Frame 1 (no input): blank canvas, image omitted
Frame 60 (the mouse pressed at the canvas centre just before this capture): blank canvas, image omitted
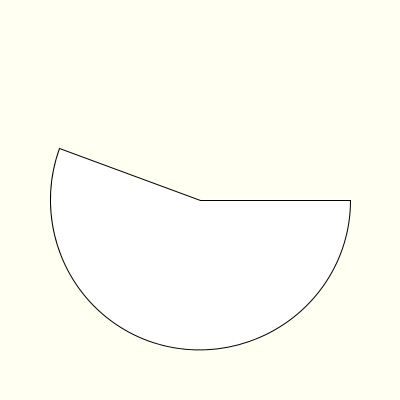
Frame 120 (the mouse held since frame 60 and released just before this capture)

The Processing sketch whose frames 1 and 60 were blank and that drew this single picture after the mouse press (run headless with seeded random() and noise(); from frame 60 on, the mouse is pressed at the canvas centre):

// Processing sketch: week16__7_arc_mouseX
// ── week16__7_arc_mouseX.pde
void setup()
{
    size(400, 400);
}
void draw()
{
    background(#FFFFF2);
    arc(200, 200, 300, 300, 0, radians(mouseX), PIE);
}
